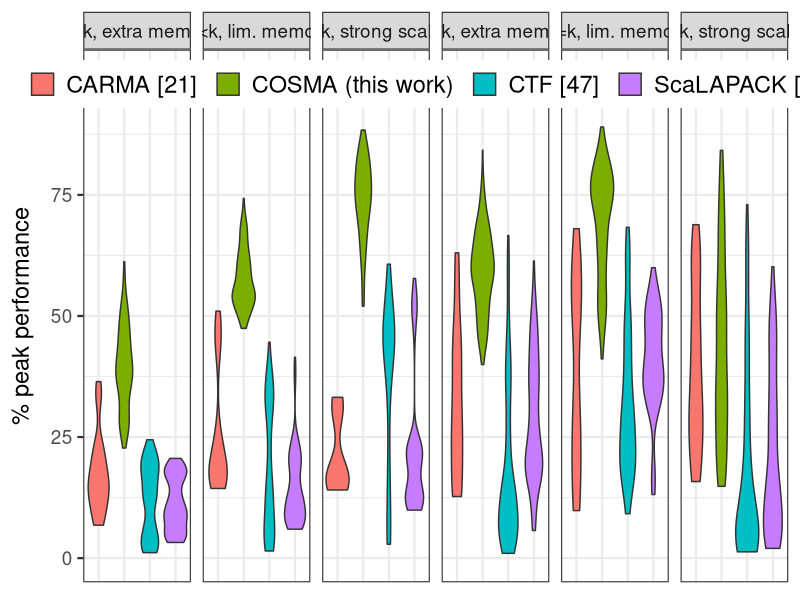

This figure's R source:
library(ggplot2)
library(reshape2)



aspectRatio = 3.0
hg = 4.4
pdf("barPlot2.pdf", height = hg, width = hg * aspectRatio)
data = read.table("result.csv", header = T, sep = ',')

GFLOPSperCore = 1209/36
data$FLOPS =  200* data$m * data$n * data$k / (data$time * 1e6) / (GFLOPSperCore * data$p)
data$case = paste(data$case,data$m == data$k,sep ="_")
#data = data[data$case != "memory_p2_FALSE",]
#data = data[data$case != "strong_TRUE",]
data[data$case == "memory_p1_FALSE",]$case = "m<k, lim. memory"
data[data$case == "memory_p1_TRUE",]$case = "m=k, lim. memory"
data[data$case == "memory_p2_TRUE",]$case = "m=k, extra memory"
data[data$case == "strong_FALSE",]$case = "m<k, strong scaling"
data[data$case == "memory_p2_FALSE",]$case = "m<k, extra memory"
data[data$case == "strong_TRUE",]$case = "m=k, strong scaling"

# 
# #find min, max, avg speedup
# data = read.table("result.csv", header = T, sep = ',')
# data$case = paste(data$case,data$m == data$k,sep ="_")
# data2 = reshape(data,timevar="algorithm",idvar=c("m","n","k","p","case"),direction="wide")
# data2[is.na(data2)] <- 99999999
# data2<-data2[!(data2$"time.COSMM (this work) "==99999999),]
# data2$minTime = apply(data2[, 6:8], 1, min)
# data2<-data2[!(data2$minTime==99999999),]
# data2$maxSpeedup = data2$minTime / data2$"time.COSMM (this work) "
# #data2<-data2[!(data2$maxSpeedup>6.4),]
# #data2 = data2[data2$m %% 36 == 0,]
# meanSpeedups = c(gm_mean(data2[data2$case == "strong_TRUE",]$maxSpeedup),
#                 gm_mean(data2[data2$case == "strong_FALSE",]$maxSpeedup),
#                 gm_mean(data2[data2$case == "memory_p1_TRUE",]$maxSpeedup),
#                 gm_mean(data2[data2$case == "memory_p1_FALSE",]$maxSpeedup),
#                 gm_mean(data2[data2$case == "memory_p2_TRUE",]$maxSpeedup),
#                 gm_mean(data2[data2$case == "memory_p2_FALSE",]$maxSpeedup))
# 
# maxSpeedups = c(max(data2[data2$case == "strong_TRUE",]$maxSpeedup),
#                 max(data2[data2$case == "strong_FALSE",]$maxSpeedup),
#                 max(data2[data2$case == "memory_p1_TRUE",]$maxSpeedup),
#                 max(data2[data2$case == "memory_p1_FALSE",]$maxSpeedup),
#                 max(data2[data2$case == "memory_p2_TRUE",]$maxSpeedup),
#                 max(data2[data2$case == "memory_p2_FALSE",]$maxSpeedup))
# 
# minSpeedups = c(min(data2[data2$case == "strong_TRUE",]$maxSpeedup),
#                 min(data2[data2$case == "strong_FALSE",]$maxSpeedup),
#                 min(data2[data2$case == "memory_p1_TRUE",]$maxSpeedup),
#                 min(data2[data2$case == "memory_p1_FALSE",]$maxSpeedup),
#                 min(data2[data2$case == "memory_p2_TRUE",]$maxSpeedup),
#                 min(data2[data2$case == "memory_p2_FALSE",]$maxSpeedup))
# 
# overalSpeedups = c(min(data2$maxSpeedup), gm_mean(data2$maxSpeedup), max(data2$maxSpeedup))



p = ggplot(data, aes(x = algorithm, y = FLOPS, fill = algorithm)) +
  geom_violin() +
  facet_grid(.~case) +
  scale_y_continuous("% peak performance", limits = c(0,100)) +
  scale_fill_discrete(labels = c("CARMA [21] ", "COSMA (this work) ", "CTF [47] ", "ScaLAPACK [51] "))+
  theme_bw(17) +
 # ylim(0, 110) +
theme(axis.title.x=element_blank(),
      axis.text.x=element_blank(),
      axis.ticks.x=element_blank(),
      legend.position = c(0.5,0.935),
      legend.title=element_blank(),
      legend.text=element_text(size=17)
      ) +
  guides(fill=guide_legend(nrow=1,byrow=TRUE),
         keywidth=19.5,
         keyheight=2.9,
         default.unit="inch")
print(p)
dev.off()